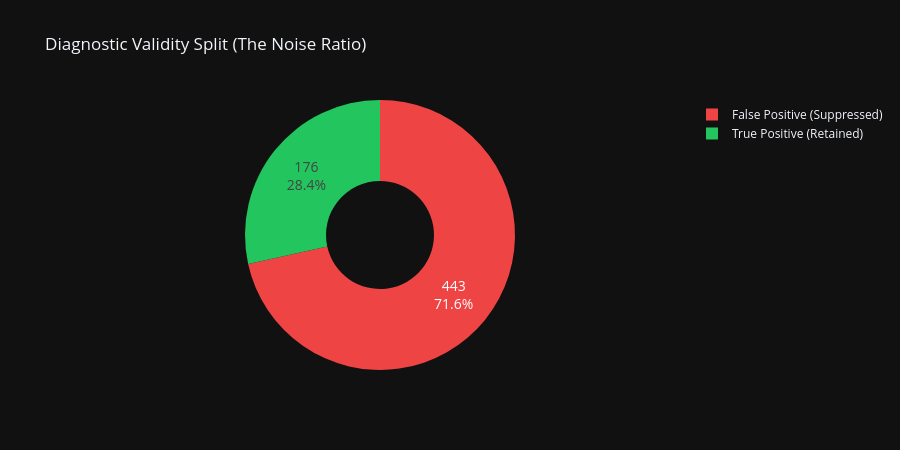

The cell this chart's notebook holds for it:
### Markdown cell above
## 3. False Positive vs. True Positive Analysis

Based on the classifications, we define valid vector tile artifacts (Cat A and Cat B2) as **False Positives** that must be suppressed, and genuine defects (Cat B1 and Cat C) as **True Positives** that must be retained. 

The numbers demonstrate that over 70% of the diagnostics generated by the legacy engine were false positives.

### Code cell
def get_validity(cat):
    return 'True Positive (Retained)' if ('Cat B1' in cat or 'Cat C' in cat) else 'False Positive (Suppressed)'

df_classified['Validity'] = df_classified['category'].apply(get_validity)
val_counts = df_classified['Validity'].value_counts().reset_index()
val_counts.columns = ['Classification', 'Count']

fig_donut = px.pie(val_counts, names='Classification', values='Count', hole=0.4,
                   title="Diagnostic Validity Split (The Noise Ratio)",
                   color='Classification',
                   color_discrete_map={
                       'True Positive (Retained)': '#22c55e',
                       'False Positive (Suppressed)': '#ef4444'
                   })
fig_donut.update_traces(textinfo='percent+value', textfont_size=14)
fig_donut.update_layout(height=450)
fig_donut.show()

### Figure 1 — Plotly figure (JSON) as saved in the notebook; plotly's stock layout.template omitted (floating-point values rounded to 4 significant figures)
{"data": [{"customdata": [["False Positive (Suppressed)"], ["True Positive (Retained)"]], "domain": {"x": [0, 1], "y": [0, 1]}, "hole": 0.4, "hovertemplate": "Classification=%{customdata[0]}<br>Count=%{value}<extra></extra>", "labels": ["False Positive (Suppressed)", "True Positive (Retained)"], "legendgroup": "", "marker": {"colors": ["#ef4444", "#22c55e"]}, "name": "", "showlegend": true, "textfont": {"size": 14}, "textinfo": "percent+value", "type": "pie", "values": [443, 176]}], "layout": {"height": 450, "legend": {"tracegroupgap": 0}, "title": {"text": "Diagnostic Validity Split (The Noise Ratio)"}}}
